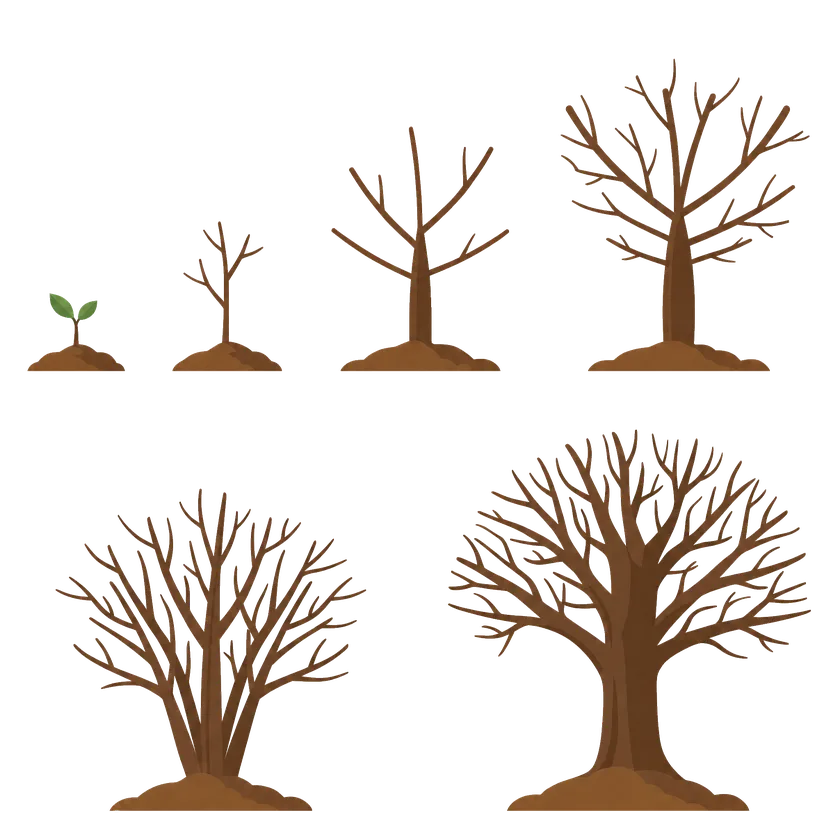
#> input picture assets/tree_stages.webp, 840 x 840 px, shrunk from 2048 x 2048 before the run, found by its file name
$ python slice_trees.py
#> lines starting #> are read from the running program, lines starting #| are printed output that depends on the picture; after the words box and inside, x2 and y2 are one past the last pixel; in counts of white or black regions, pixels touching at a corner belong together
"""Re-slice each tree into its OWN canvas sized to the tree bbox + margin, so
nothing is cropped (the old 640x700 forced tall stages to clip). Trunk base is
locked to the bottom-center of each canvas. Emits per-stage PNGs + a sizes
JSON the TS layer uses for the per-stage viewBox."""
import json
import numpy as np
from PIL import Image

SRC = "assets/tree_stages.webp"
OUT = "public/trees"
MARGIN = 80          # px padding around the tree
ATH = 40
STAGES = 6

os_m = __import__("os")
os_m.makedirs(OUT, exist_ok=True)

src = Image.open(SRC).convert("RGBA")
#> src is the input picture: PIL image 840x840 RGBA; mean R, G, B, A 34.9, 26.7, 20.5, 35.4
a = np.array(src)[:, :, 3] > ATH
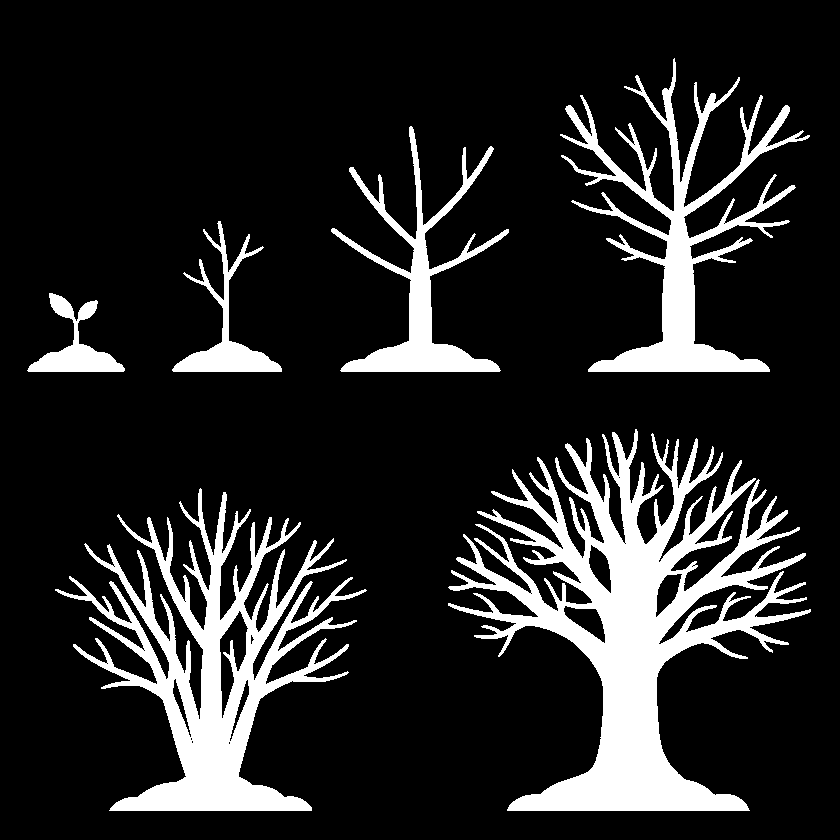
#> a: shape (840, 840) bool; 14.9% white; 6 white regions, box (x1, y1, x2, y2) and area: (448, 429, 811, 811) 45080, (55, 488, 367, 811) 28762, (560, 58, 810, 372) 16657, (331, 126, 509, 372) 8754, (172, 221, 282, 372) 3520, (27, 293, 125, 372) 2621
H, W = a.shape
#> H = 840; W = 840


def ranges(idx, gap, size):
    if len(idx) == 0:
        return []
    out, s, p = [], idx[0], idx[0]
#> s = 75; p = 75
    for i in idx[1:]:
        if i - p > gap:
            if p - s >= size:
                out.append((int(s), int(p)))
            s = i
        p = i
    if p - s >= size:
        out.append((int(s), int(p)))
    return out


sizes = {}
for ri, (r0, r1) in enumerate(ranges(np.where(a.sum(axis=1) > 4)[0], 40, 40)):
    sub = a[r0:r1 + 1, :]
    for ci, (c0, c1) in enumerate(ranges(np.where(sub.sum(axis=0) > 4)[0], 40, 40)):
        # global stage index: 4 top-row then 2 bottom-row
        stage = ri * 4 + ci + 1
        if stage > STAGES:
            continue
        cell = a[r0:r1 + 1, c0:c1 + 1]
        rw = np.where(cell.any(axis=1))[0]
        rr0 = r0 + int(rw[0])
        rr1 = r0 + int(rw[-1])
        crop = src.crop((c0, rr0, c1 + 1, rr1 + 1))
        bw, bh = crop.size
        cw, ch = bw + 2 * MARGIN, bh + 2 * MARGIN
        canvas = Image.new("RGBA", (cw, ch), (0, 0, 0, 0))
        canvas.alpha_composite(crop, (MARGIN, MARGIN))
        canvas.save(f"{OUT}/stage-{stage}.png")
        sizes[f"stage-{stage}"] = {"vw": cw, "vh": ch, "baseX": cw // 2, "baseY": ch - MARGIN}
        print(f"stage-{stage}: canvas {cw}x{ch}, base ({cw//2},{ch-MARGIN})")
#> this loop made 2 passes
#> (ri, r0, r1) on passes 1 to 2: (0, 75, 371), (1, 432, 810)
#| stage-1: canvas 255x239, base (127,159)
#| stage-2: canvas 267x311, base (133,231)
#| stage-3: canvas 336x406, base (168,326)
#| stage-4: canvas 401x457, base (200,377)
#| stage-5: canvas 448x483, base (224,403)
#| stage-6: canvas 518x539, base (259,459)
#> pass 1, `sub = a[r0:r1 + 1, :]`:
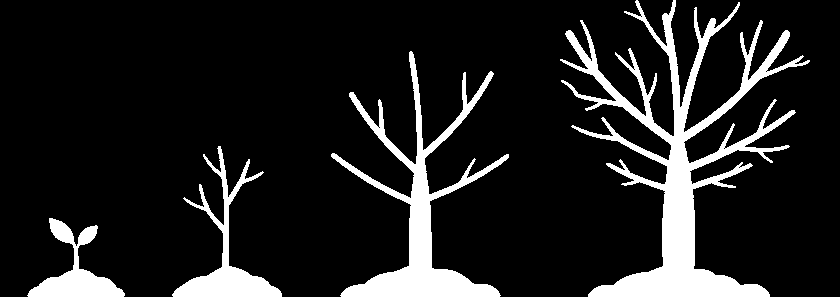
#> sub: shape (297, 840) bool; 12.6% white; 4 white regions, box (x1, y1, x2, y2) and area: (560, 0, 810, 297) 16611, (331, 51, 509, 297) 8754, (172, 146, 282, 297) 3520, (27, 218, 125, 297) 2621
#> pass 1, `canvas.save(f"{OUT}/stage-{stage}.png")`:
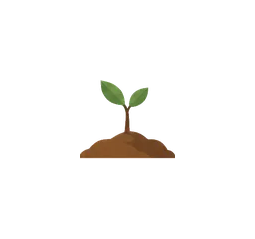
#> saved as stage-1.png: PIL image 255x239 RGBA; mean R, G, B, A 5.9, 4.8, 2.8, 10.2; transparent parts drawn white
#> pass 1, `canvas.save(f"{OUT}/stage-{stage}.png")`:
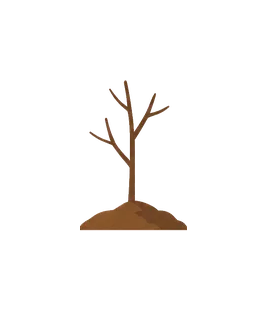
#> saved as stage-2.png: PIL image 267x311 RGBA; mean R, G, B, A 6.6, 4.5, 2.8, 9.9; transparent parts drawn white
#> pass 1, `canvas.save(f"{OUT}/stage-{stage}.png")`:
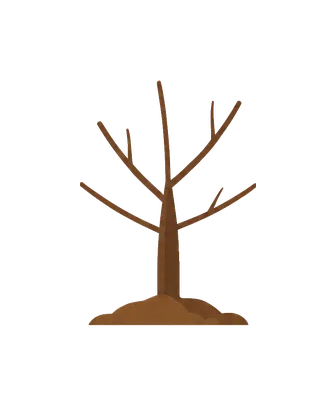
#> saved as stage-3.png: PIL image 336x406 RGBA; mean R, G, B, A 9.5, 6.4, 4, 15.1; transparent parts drawn white
#> after the loop:
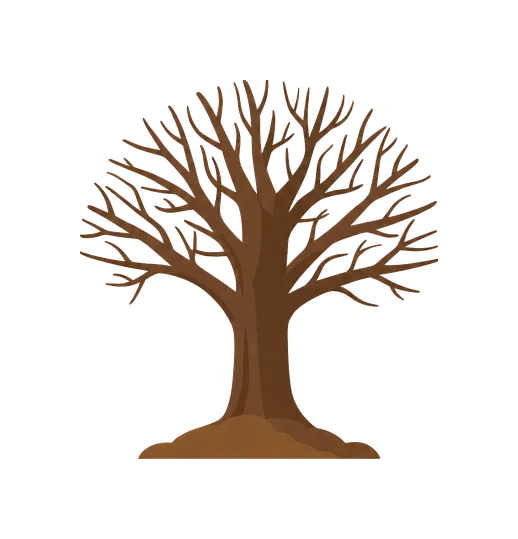
#> canvas: PIL image 518x539 RGBA; mean R, G, B, A 22.2, 15.1, 9.7, 38.7; transparent parts drawn white
#> after the loop:
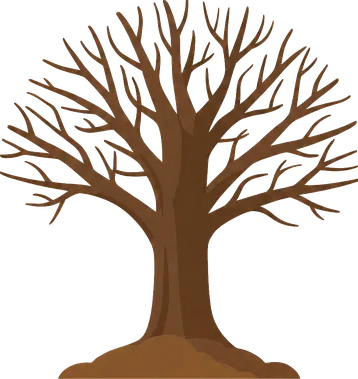
#> crop: PIL image 358x379 RGBA; mean R, G, B, A 67.5, 50.3, 37.6, 79.7; transparent parts drawn white
#> after the loop, sizes = 6 items

with open("assets/stage_sizes.json", "w") as f:
    json.dump(sizes, f, indent=1)
print("wrote assets/stage_sizes.json")
